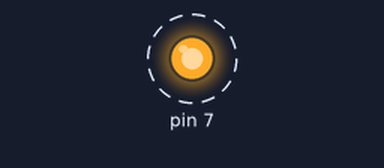
The sketch below on a simulated Arduino Uno, built with avr-gcc and run on an emulated ATmega328P. Parts: output pins drawn as LEDs (lit = HIGH). Dashed ring = blinking. The local clock reads 2024-03-15 10:24:30 at power-on unless the sketch sets it; what the sketch prints to the serial monitor is not drawn.

Above: at 0.5 s.
Timing chart, 0 to 4.6 s (numbered marks = the images above):
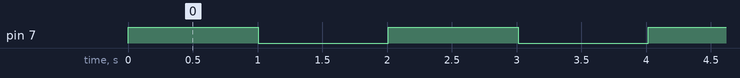

Measured:
- by itself, pin 7: alternates HIGH for 1.0 s and LOW for 1.0 s, 120 changes in all, then stays LOW

The sketch:

assignment_2_wk6_RTC.ino
```cpp
#include <ThreeWire.h>
#include <RtcDS1302.h>
ThreeWire myWire(4,5,2); // IO, SCLK, CE
RtcDS1302<ThreeWire> Rtc(myWire);
int seecon,second;
int printDateTime(const RtcDateTime& dt){
// Serial.print(dt.Year(), DEC);
// Serial.print('/');
// Serial.print(dt.Month(), DEC);
// Serial.print('/');
// Serial.print(dt.Day(), DEC);
// Serial.print(' ');
 Serial.print(dt.Hour(), DEC);
 Serial.print(':');
 Serial.print(dt.Minute(), DEC);
 Serial.print(':');
 Serial.print(dt.Second(), DEC);
 Serial.println();
// Serial.print("Total Seconds since 1/1/2000 : ");
// Serial.print(dt.TotalSeconds());
// Serial.println();
while(dt.Minute()>=2)
{
  Serial.println("STOP");
  delay(1000);
}
 dt.Second();
 return  dt.Second();
}

void setup(){
 Serial.begin(57600);
 Rtc.Begin();
 RtcDateTime setting_time(2020,2,2,0,0,0);
 // year, month, dayOfMonth, hour, minute, second
 printDateTime(setting_time);
 Serial.print("START !!!!!!!!!!");
 //Try to comment This line
 Rtc.SetDateTime(setting_time);
 //reset timer to "setting_time"
 pinMode(7,OUTPUT);
}

void loop() {
  RtcDateTime now = Rtc.GetDateTime(); // read datetime
  second = printDateTime(now);
  if(second %2 == 0)
  {
    digitalWrite(7,HIGH);
  }
  else
  {
    digitalWrite(7,LOW);
  }
 delay(500);
}

// result = 2.00.35 mins
```
